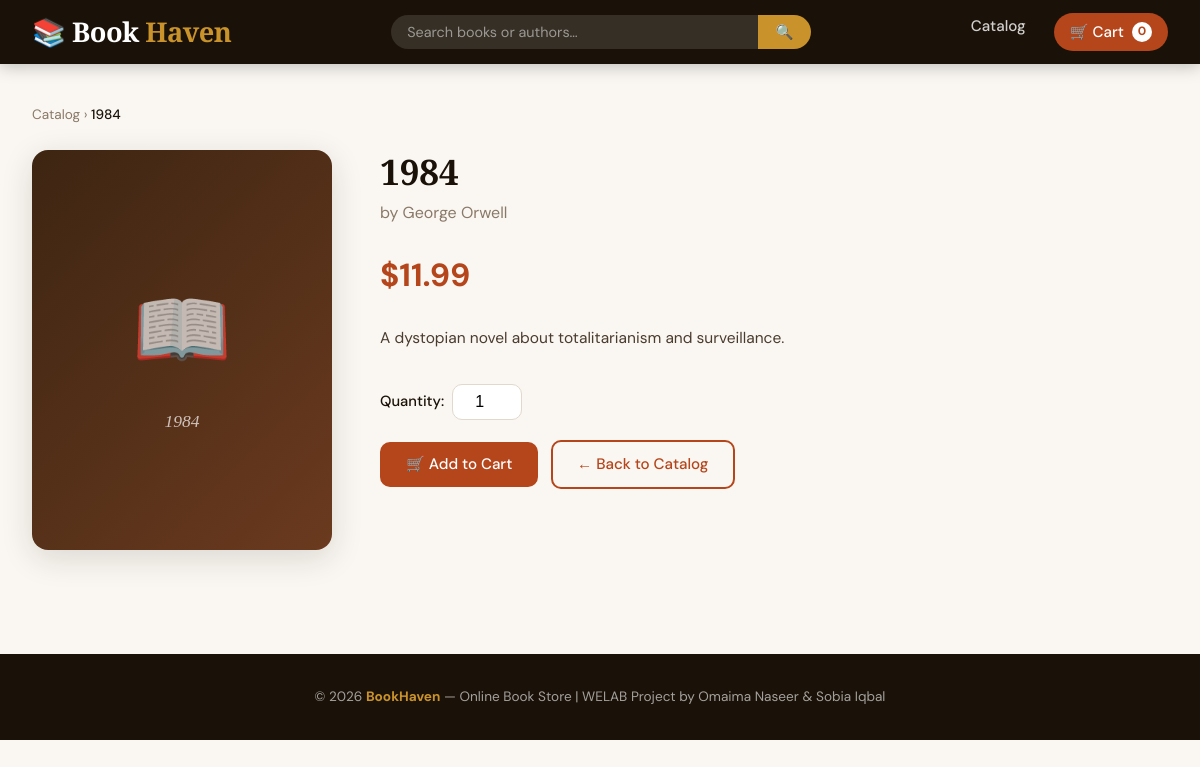
/book.php?id=3, run on the app's committed database.
### tables this page shows
CREATE TABLE IF NOT EXISTS books (
    id         INT            NOT NULL AUTO_INCREMENT,
    title      VARCHAR(255)   NOT NULL,
    author     VARCHAR(150)   NOT NULL,
    price      DECIMAL(8,2)   NOT NULL CHECK (price > 0),
    image      VARCHAR(255)   DEFAULT NULL,
    description TEXT          DEFAULT NULL,
    created_at TIMESTAMP      NOT NULL DEFAULT CURRENT_TIMESTAMP,
    PRIMARY KEY (id)
);

### config.php (called while the page is built, shortened)
<?php
function e(string $str): string {
    return htmlspecialchars($str, ENT_QUOTES, 'UTF-8');
}

### book.php (the view, shortened to what this page needs)
<?php
require_once __DIR__ . '/config.php';
$id = (int)($_GET['id'] ?? 0);
$db = getDB();
$stmt = $db->prepare("SELECT * FROM books WHERE id = ?");
$stmt->execute([$id]);
$book = $stmt->fetch();
include __DIR__ . '/partials/header.php';
?>
<div class="container">
  <p class="breadcrumb">
    <a href="/obs/index.php">Catalog</a> › <span><?= e($book['title']) ?></span>
  </p>
  <div class="book-detail">
    <div class="cover-wrap">
      <?php if (!empty($book['image']) && file_exists(__DIR__ . '/images/' . $book['image'])): ?>
        <img src="/obs/images/<?= e($book['image']) ?>" alt="<?= e($book['title']) ?>">
      <?php else: ?>
        <div style="display:flex;flex-direction:column;align-items:center;justify-content:center;color:rgba(255,255,255,.7);padding:2rem;text-align:center;">
          <div style="font-size:5rem;">📖</div>
          <div style="font-family:var(--font-head);font-size:1.1rem;font-style:italic;margin-top:1rem;line-height:1.3;"><?= e($book['title']) ?></div>
        </div>
      <?php endif; ?>
    </div>
    <div class="detail-info">
      <h1><?= e($book['title']) ?></h1>
      <div class="author">by <?= e($book['author']) ?></div>
      <div class="detail-price">$<?= number_format($book['price'], 2) ?></div>
      <?php if (!empty($book['description'])): ?>
        <p class="description"><?= e($book['description']) ?></p>
      <?php endif; ?>
      <form action="/obs/cart.php" method="POST">
        <div class="qty-input">
          <label for="qty">Quantity:</label>
          <input type="number" id="qty" name="qty" value="1" min="1" max="99">
        </div>
        <button type="submit" class="btn btn-primary">🛒 Add to Cart</button>
        <a href="/obs/index.php" class="btn btn-outline">← Back to Catalog</a>
      </form>
    </div>
  </div>
</div>
<?php include __DIR__ . '/partials/footer.php'; ?>

### style.css (style rules this page uses)
:root { --ink: #1a1208; --cream: #faf7f2; --warm: #f5ede0; --accent: #b5451b; --accent-lt: #d9623a; --gold: #c9922a; --muted: #8a7968; --border: #e2d8cc; --card-bg: #ffffff; --shadow: 0 2px 12px rgba(26,18,8,.08); --shadow-lg: 0 8px 32px rgba(26,18,8,.14); --radius: 10px; --radius-lg: 16px; --font-head: 'Playfair Display', Georgia, serif; --font-body: 'DM Sans', system-ui, sans-serif; --transition: .2s ease; }
*, *::before, *::after { box-sizing: border-box; margin: 0; padding: 0; }
body { font-family: var(--font-body); background: var(--cream); color: var(--ink); line-height: 1.6; min-height: 100vh; }
a { color: var(--accent); text-decoration: none; }
.btn { display: inline-block; padding: .65rem 1.5rem; border-radius: var(--radius); font-family: var(--font-body); font-weight: 500; font-size: .95rem; cursor: pointer; transition: all var(--transition); border: 2px solid transparent; text-align: center; }
.btn-primary { background: var(--accent); color: #fff; border-color: var(--accent); }
.btn-outline { background: transparent; border-color: var(--accent); color: var(--accent); }
.container { max-width: 1200px; margin: 0 auto; padding: 2.5rem 2rem; }
.book-detail { display: grid; grid-template-columns: 300px 1fr; gap: 3rem; align-items: start; }
.book-detail .cover-wrap { border-radius: var(--radius-lg); overflow: hidden; box-shadow: var(--shadow-lg); aspect-ratio: 3/4; background: linear-gradient(135deg, #3d2512, #6b3a1f); display: flex; align-items: center; justify-content: center; }
.book-detail .detail-info h1 { font-family: var(--font-head); font-size: 2.2rem; line-height: 1.2; margin-bottom: .5rem; }
.book-detail .detail-info .author { color: var(--muted); font-size: 1rem; margin-bottom: 1.5rem; }
.book-detail .detail-price { font-size: 2rem; font-weight: 700; color: var(--accent); margin-bottom: 1.5rem; }
.book-detail .description { color: #4a3c2e; line-height: 1.75; margin-bottom: 2rem; font-size: .97rem; }
.breadcrumb { font-size: .85rem; color: var(--muted); margin-bottom: 1.5rem; }
.breadcrumb a { color: var(--muted); }
.breadcrumb span { color: var(--ink); font-weight: 500; }
.qty-input { display: flex; align-items: center; gap: .5rem; margin-bottom: 1.25rem; }
.qty-input label { font-weight: 500; font-size: .92rem; }
.qty-input input[type="number"] { width: 70px; padding: .5rem .75rem; border: 1.5px solid var(--border); border-radius: var(--radius); font-size: 1rem; text-align: center; }

### data on the page
books: title "1984", author "George Orwell", price "11.99", description "A dystopian novel about totalitarianism and surveillance."

### other printed values
$cartCount "0"
